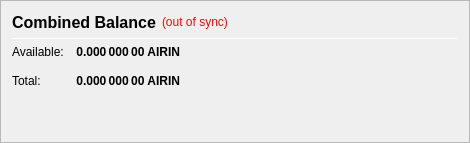
                   <widget class="QFrame" name="frame_CombinedBalances">
                    <property name="minimumSize">
                     <size>
                      <width>470</width>
                      <height>0</height>
                     </size>
                    </property>
                    <property name="frameShape">
                     <enum>QFrame::StyledPanel</enum>
                    </property>
                    <property name="frameShadow">
                     <enum>QFrame::Raised</enum>
                    </property>
                    <layout class="QVBoxLayout" name="verticalLayout_5">
                     <item>
                      <layout class="QHBoxLayout" name="horizontalLayout_5" stretch="0,0,0">
                       <item>
                        <widget class="QLabel" name="label_5z">
                         <property name="minimumSize">
                          <size>
                           <width>0</width>
                           <height>20</height>
                          </size>
                         </property>
                         <property name="font">
                          <font>
                           <pointsize>12</pointsize>
                           <weight>75</weight>
                           <bold>true</bold>
                          </font>
                         </property>
                         <property name="toolTip">
                          <string>Combined Balance (including unconfirmed and immature coins)</string>
                         </property>
                         <property name="text">
                          <string>Combined Balance</string>
                         </property>
                        </widget>
                       </item>
                       <item>
                        <widget class="QLabel" name="labelWalletStatus">
                         <property name="cursor">
                          <cursorShape>WhatsThisCursor</cursorShape>
                         </property>
                         <property name="toolTip">
                          <string>The displayed information may be out of date. Your wallet automatically synchronizes with the AIRIN network after a connection is established, but this process has not completed yet.</string>
                         </property>
                         <property name="styleSheet">
                          <string notr="true">QLabel { color: red; }</string>
                         </property>
                         <property name="text">
                          <string notr="true">(out of sync)</string>
                         </property>
                         <property name="alignment">
                          <set>Qt::AlignLeading|Qt::AlignLeft|Qt::AlignVCenter</set>
                         </property>
                        </widget>
                       </item>
                       <item>
                        <spacer name="horizontalSpacer_1">
                         <property name="orientation">
                          <enum>Qt::Horizontal</enum>
                         </property>
                         <property name="sizeHint" stdset="0">
                          <size>
                           <width>40</width>
                           <height>20</height>
                          </size>
                         </property>
                        </spacer>
                       </item>
                      </layout>
                     </item>
                     <item>
                      <widget class="Line" name="line_CombinedBalance">
                       <property name="minimumSize">
                        <size>
                         <width>0</width>
                         <height>1</height>
                        </size>
                       </property>
                       <property name="maximumSize">
                        <size>
                         <width>16777215</width>
                         <height>1</height>
                        </size>
                       </property>
                       <property name="orientation">
                        <enum>Qt::Horizontal</enum>
                       </property>
                      </widget>
                     </item>
                     <item>
                      <layout class="QGridLayout" name="gridLayout_3">
                       <property name="spacing">
                        <number>12</number>
                       </property>
                       <item row="1" column="0">
                        <widget class="QLabel" name="labelBalanceTextz">
                         <property name="text">
                          <string>Available:</string>
                         </property>
                        </widget>
                       </item>
                       <item row="1" column="1">
                        <widget class="QLabel" name="labelBalancez">
                         <property name="font">
                          <font>
                           <weight>75</weight>
                           <bold>true</bold>
                          </font>
                         </property>
                         <property name="cursor">
                          <cursorShape>IBeamCursor</cursorShape>
                         </property>
                         <property name="toolTip">
                          <string>Your current spendable balance</string>
                         </property>
                         <property name="text">
                          <string notr="true">0.000 000 00 AIRIN</string>
                         </property>
                         <property name="alignment">
                          <set>Qt::AlignRight|Qt::AlignTrailing|Qt::AlignVCenter</set>
                         </property>
                         <property name="textInteractionFlags">
                          <set>Qt::LinksAccessibleByMouse|Qt::TextSelectableByKeyboard|Qt::TextSelectableByMouse</set>
                         </property>
                        </widget>
                       </item>
                       <item row="2" column="0">
                        <widget class="QLabel" name="labelTotalTextz">
                         <property name="text">
                          <string>Total:</string>
                         </property>
                        </widget>
                       </item>
                       <item row="2" column="1">
                        <widget class="QLabel" name="labelTotalz">
                         <property name="font">
                          <font>
                           <weight>75</weight>
                           <bold>true</bold>
                          </font>
                         </property>
                         <property name="cursor">
                          <cursorShape>IBeamCursor</cursorShape>
                         </property>
                         <property name="toolTip">
                          <string>Total Balance, including all unavailable coins.</string>
                         </property>
                         <property name="text">
                          <string notr="true">0.000 000 00 AIRIN</string>
                         </property>
                         <property name="alignment">
                          <set>Qt::AlignRight|Qt::AlignTrailing|Qt::AlignVCenter</set>
                         </property>
                         <property name="textInteractionFlags">
                          <set>Qt::LinksAccessibleByMouse|Qt::TextSelectableByKeyboard|Qt::TextSelectableByMouse</set>
                         </property>
                        </widget>
                       </item>
                       <item row="2" column="3">
                        <spacer name="horizontalSpacer_2">
                         <property name="orientation">
                          <enum>Qt::Horizontal</enum>
                         </property>
                         <property name="sizeHint" stdset="0">
                          <size>
                           <width>40</width>
                           <height>20</height>
                          </size>
                         </property>
                        </spacer>
                       </item>
                      </layout>
                     </item>
                     <item>
                      <spacer name="verticalSpacer_1">
                       <property name="orientation">
                        <enum>Qt::Vertical</enum>
                       </property>
                       <property name="sizeHint" stdset="0">
                        <size>
                         <width>20</width>
                         <height>40</height>
                        </size>
                       </property>
                      </spacer>
                     </item>
                    </layout>
                   </widget>
